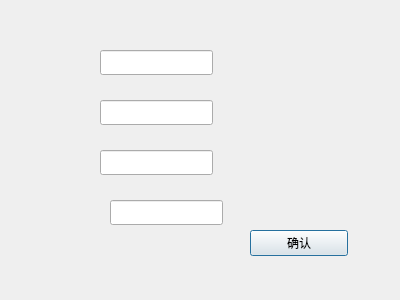
<?xml version="1.0" encoding="UTF-8"?>
<ui version="4.0">
 <class>Signup</class>
 <widget class="QDialog" name="Signup">
  <property name="geometry">
   <rect>
    <x>0</x>
    <y>0</y>
    <width>400</width>
    <height>300</height>
   </rect>
  </property>
  <property name="windowTitle">
   <string>Dialog</string>
  </property>
  <widget class="QLineEdit" name="lineEdit">
   <property name="geometry">
    <rect>
     <x>100</x>
     <y>50</y>
     <width>113</width>
     <height>25</height>
    </rect>
   </property>
  </widget>
  <widget class="QLineEdit" name="lineEdit_2">
   <property name="geometry">
    <rect>
     <x>100</x>
     <y>100</y>
     <width>113</width>
     <height>25</height>
    </rect>
   </property>
  </widget>
  <widget class="QLineEdit" name="lineEdit_3">
   <property name="geometry">
    <rect>
     <x>100</x>
     <y>150</y>
     <width>113</width>
     <height>25</height>
    </rect>
   </property>
  </widget>
  <widget class="QLineEdit" name="lineEdit_4">
   <property name="geometry">
    <rect>
     <x>110</x>
     <y>200</y>
     <width>113</width>
     <height>25</height>
    </rect>
   </property>
  </widget>
  <widget class="QPushButton" name="pushButton">
   <property name="geometry">
    <rect>
     <x>250</x>
     <y>230</y>
     <width>98</width>
     <height>26</height>
    </rect>
   </property>
   <property name="text">
    <string>确认</string>
   </property>
  </widget>
 </widget>
 <resources/>
 <connections/>
</ui>
